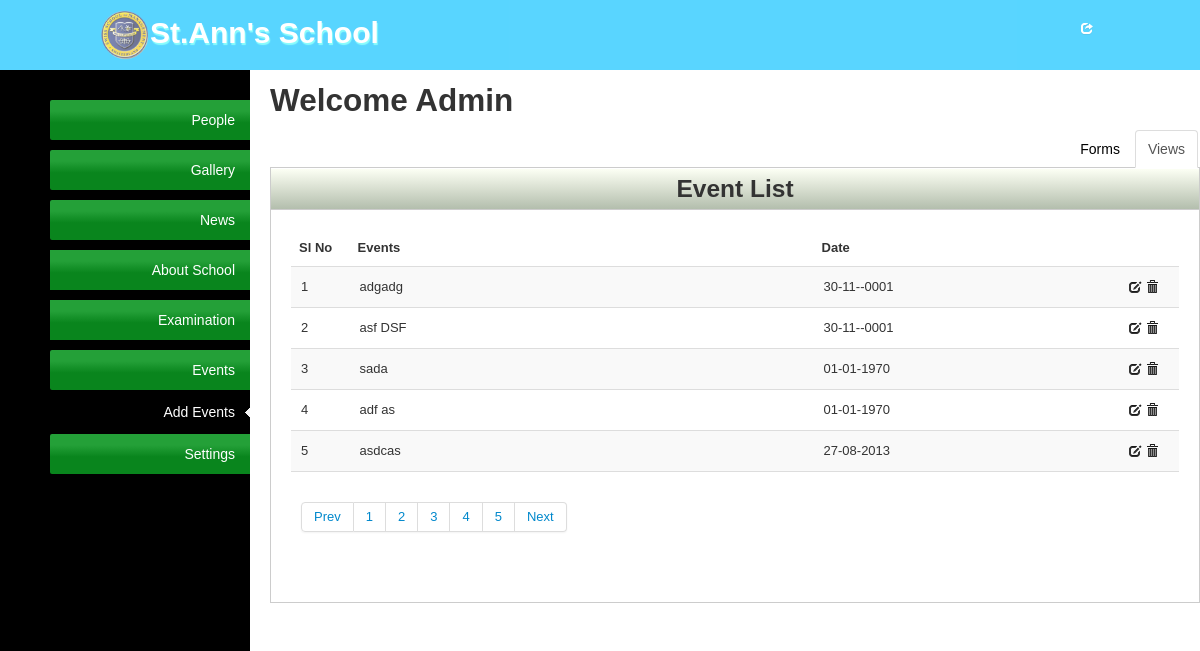
Before: /admin/events.php with the older database file.
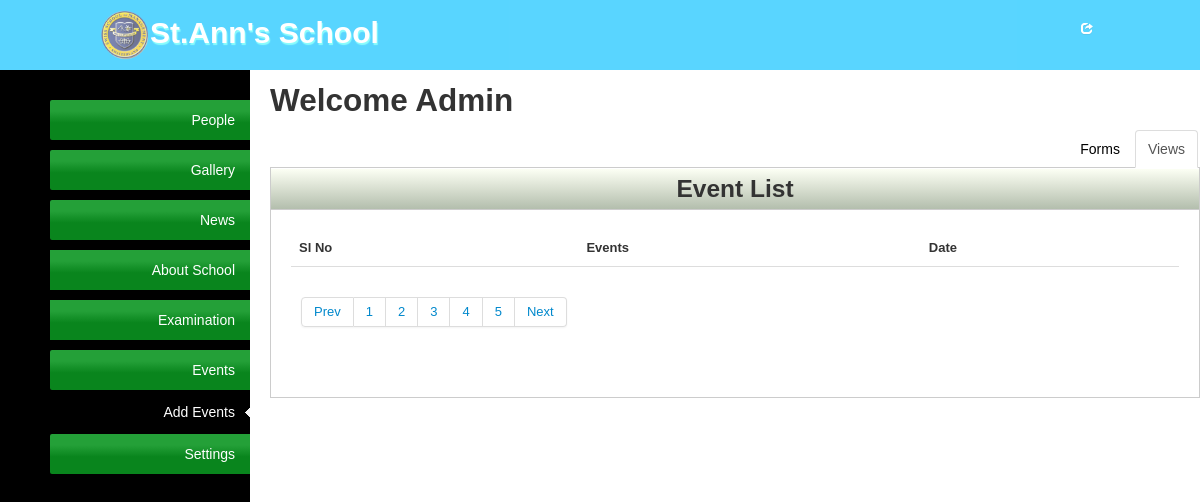
After: the same page with the newer database file.
### tables this page shows
CREATE TABLE `events` (
  `id` int(11) NOT NULL AUTO_INCREMENT,
  `events` text NOT NULL,
  `date` date DEFAULT NULL,
  PRIMARY KEY (`id`)
);

### admin/events.php (the view, shortened to what this page needs)
<?php require_once('admin-layouts/admin-header.php'); ?>
<link href="<?php echo $resourcePath;?>library/datepicker/css/datepicker.css" media="screen" rel="stylesheet" type="text/css">
<div class="tab-content">
    <h2>Welcome Admin</h2>
    <div class="tabbable">
        <ul class="nav nav-tabs">
            <li class="active"><a href="#tab1" id="#tab1" data-toggle="tab">Views</a></li>
            <li><a href="#tab2" class="tab2-form" data-toggle="tab">Forms</a></li>
        </ul>
        <div class="tab-content">
            <div class="tab-pane active" id="tab1">
                <div class="content-box">
                    <div class="content-box-header">
                        <h3 class="c-head">Event List</h3>
                    </div>
                    <div class="content-box-content">
                        <table class="table table-striped">
                            <thead>
                            <tr>
                                <th>Sl No</th>
                                <th>Events</th>
                                <th>Date</th>
                            </tr>
                            </thead>
                            <tfoot>
                            <tr>
                                <td colspan="6">
                                    <div class="pagination">
                                        <ul>
                                            <li><a href="#">Prev</a></li>
                                            <li><a href="#">1</a></li>
                                            <li><a href="#">2</a></li>
                                            <li><a href="#">3</a></li>
                                            <li><a href="#">4</a></li>
                                            <li><a href="#">5</a></li>
                                            <li><a href="#">Next</a></li>
                                        </ul>
                                    </div>
                                </td>
                            </tr>
                            </tfoot>
                            <tbody>
                            <?php
                            $sql_news = "SELECT * FROM events";
                            $result = mysql_query($sql_news) or die ('Error updating database: ' . mysql_error());
                            ?>
                            <?php
                            if($result) {
                                $iterator = 1;
                                while ($row = mysql_fetch_array($result)):?>
                                    <tr>
                                        <td><?php echo $iterator++;?></td>
                                        <td class="span6"><?php echo $row['events'];?></td>
                                        <td class="span4"><?php echo date("d-m-Y", strtotime($row['date']));?></td>
                                        <td>
                                            <a title="Edit" href="#" class="edit" rowId="<?php echo $row['id'];?>"><i class="icon-edit"></i></a>
                                            <a title="Delete" href="#" class="delBtn" rowId="<?php echo $row['id'];?>"><i class="icon-trash"></i></a>
                                        </td>
                                    </tr>
                                <?php endwhile;} ?>
                            </tbody>
                        </table>
                    </div>
                </div>
            </div>
        </div>
    </div>
</div>
<?php require_once('admin-layouts/admin-footers.php'); ?>

Changed rows visible on the page:
removed events: events "adgadg", date "30-11--0001"
removed events: events "asf DSF", date "30-11--0001"
removed events: events "sada", date "01-01-1970"
removed events: events "adf as", date "01-01-1970"
removed events: events "asdcas", date "27-08-2013"
